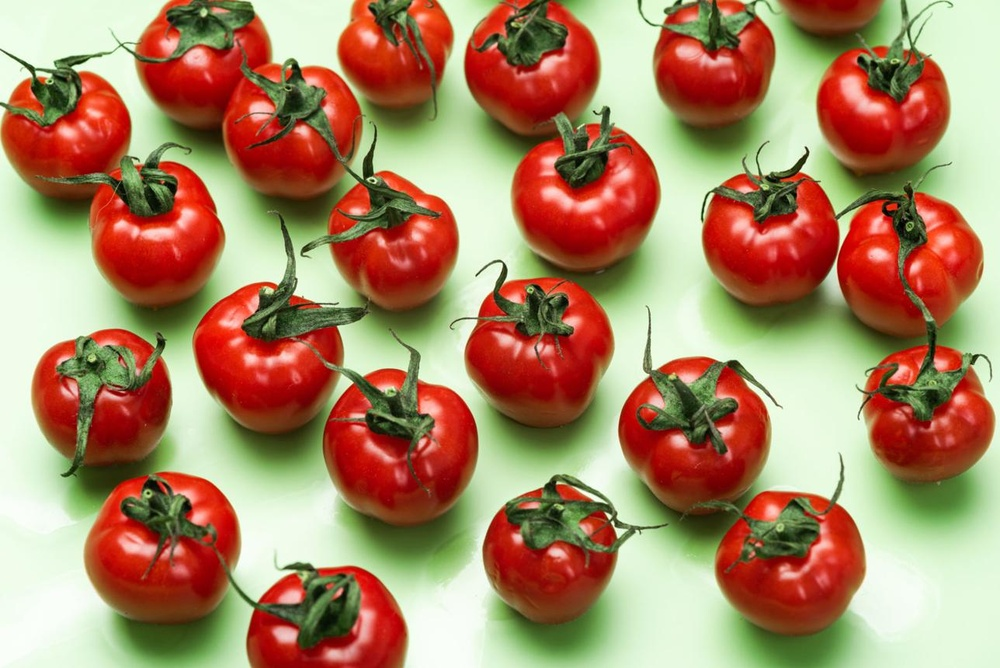
#> input picture assign_25/img_2.jpeg, 1000 x 668 px, shrunk from 1288 x 860 before the run
$ python detection.py   (older library calls are emulated)
#> lines starting #> are read from the running program, lines starting #| are printed output that depends on the picture; after the words box and inside, x2 and y2 are one past the last pixel; in counts of white or black regions, pixels touching at a corner belong together
import cv2
import numpy as np
import matplotlib.pyplot as plt
image = cv2.imread("img_2.jpeg")
#> image is the input picture: shape (668, 1000, 3); mean B, G, R 99.9, 133.1, 170.4
if image is None:
    raise FileNotFoundError(
        "Image img_1.jpeg not found in the working directory"
    )
gray = cv2.cvtColor(image, cv2.COLOR_BGR2GRAY)
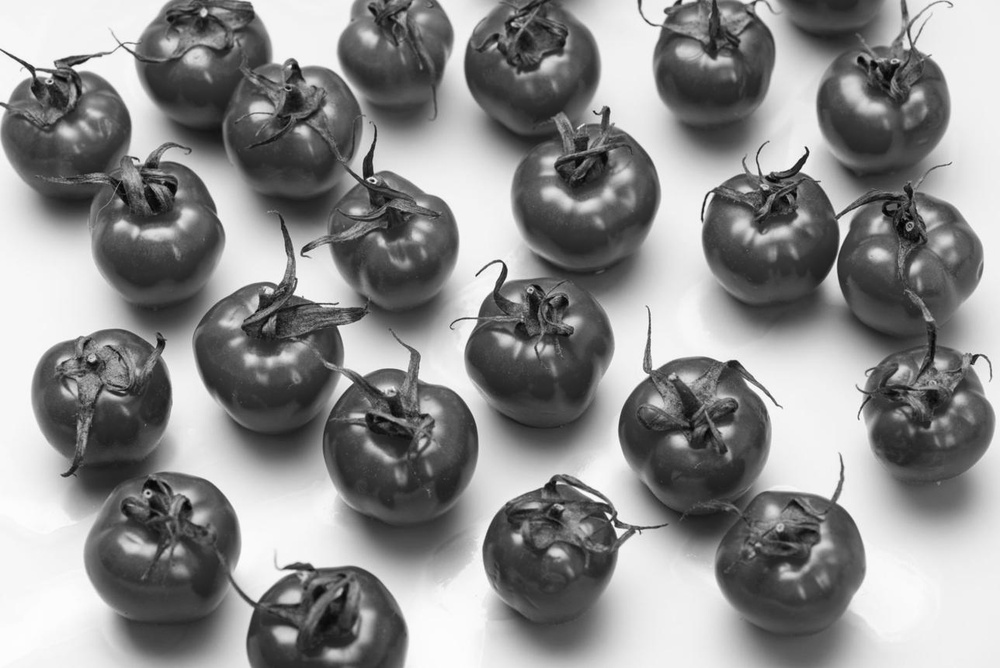
#> gray: shape (668, 1000); min 2, max 253, mean 140.5
point_kernel = np.array([
    [-1, -1, -1],
    [-1,  8, -1],
    [-1, -1, -1]
], dtype=np.float32)
point_response = cv2.filter2D(
    gray, cv2.CV_32F, point_kernel
)
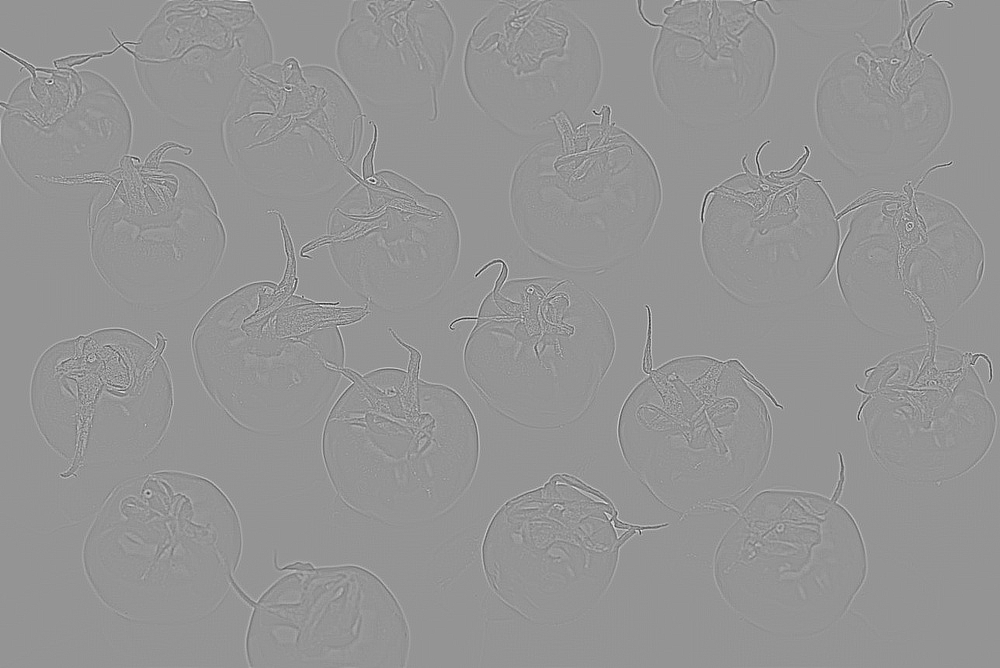
#> point_response: shape (668, 1000) float32; min -823, max 590, mean 0; drawn with min black and max white
point_response = np.abs(point_response)
_, point_mask = cv2.threshold(
    point_response, 80, 255, cv2.THRESH_BINARY
)
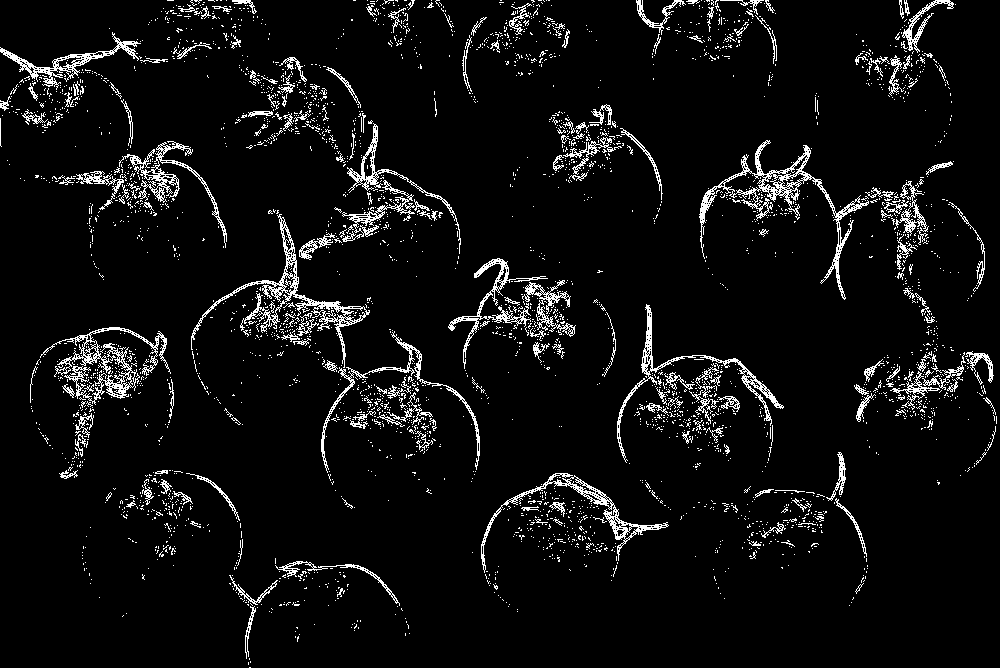
#> point_mask: shape (668, 1000) float32; 6% white in thin lines or dots
point_mask = point_mask.astype(np.uint8)
#> point_mask: shape (668, 1000); 6% white in thin lines or dots
point_result = image.copy()
point_result[point_mask > 0] = [0, 0, 255]  # BGR red
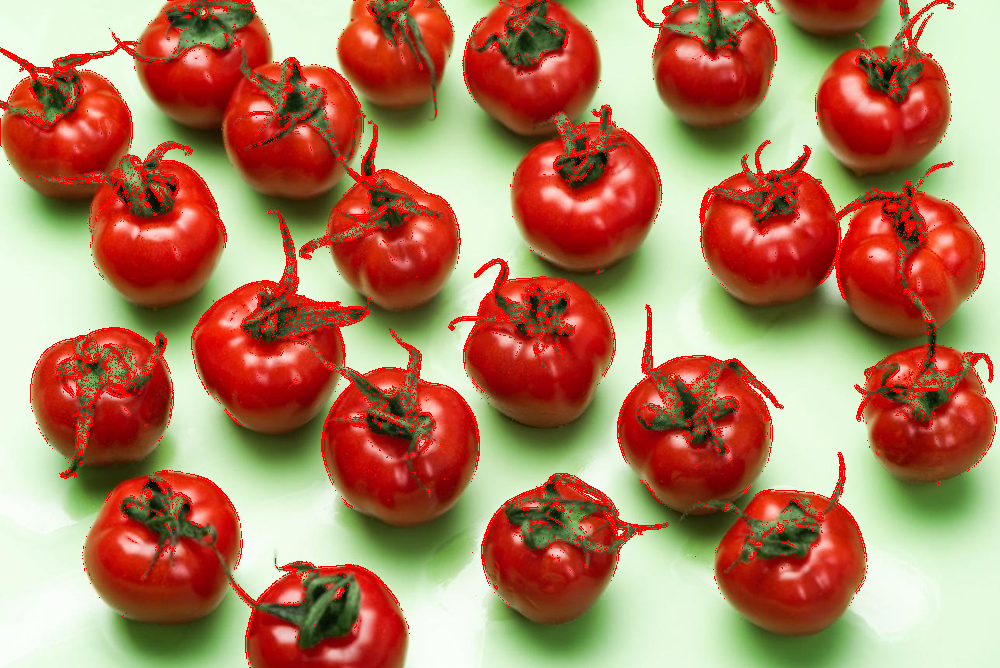
#> point_result: shape (668, 1000, 3); 5.97% of pixels changed, all inside (x1, y1, x2, y2) = (0, 0, 997, 668)
horizontal_kernel = np.array([
    [-1, -1, -1],
    [ 2,  2,  2],
    [-1, -1, -1]
], dtype=np.float32)
vertical_kernel = np.array([
    [-1,  2, -1],
    [-1,  2, -1],
    [-1,  2, -1]
], dtype=np.float32)
diagonal_45_kernel = np.array([
    [-1, -1,  2],
    [-1,  2, -1],
    [ 2, -1, -1]
], dtype=np.float32)
diagonal_135_kernel = np.array([
    [ 2, -1, -1],
    [-1,  2, -1],
    [-1, -1,  2]
], dtype=np.float32)
kernels = [
    ("Horizontal Line Detection", horizontal_kernel),
    ("Vertical Line Detection", vertical_kernel),
    ("Diagonal 45 Line Detection", diagonal_45_kernel),
    ("Diagonal 135 Line Detection", diagonal_135_kernel)
]
line_results = []
for name, kernel in kernels:
    response = cv2.filter2D(
        gray, cv2.CV_32F, kernel
    )
    response = np.abs(response)
    response = cv2.normalize(
        response, None, 0, 255, cv2.NORM_MINMAX
    ).astype(np.uint8)
    _, detected = cv2.threshold(
        response, 100, 255, cv2.THRESH_BINARY
    )
    line_results.append((name, detected))
#> this loop made 4 passes
#> pass 1, `_, detected = cv2.threshold( response, 100, 255, cv2.THRESH_BINARY )`:
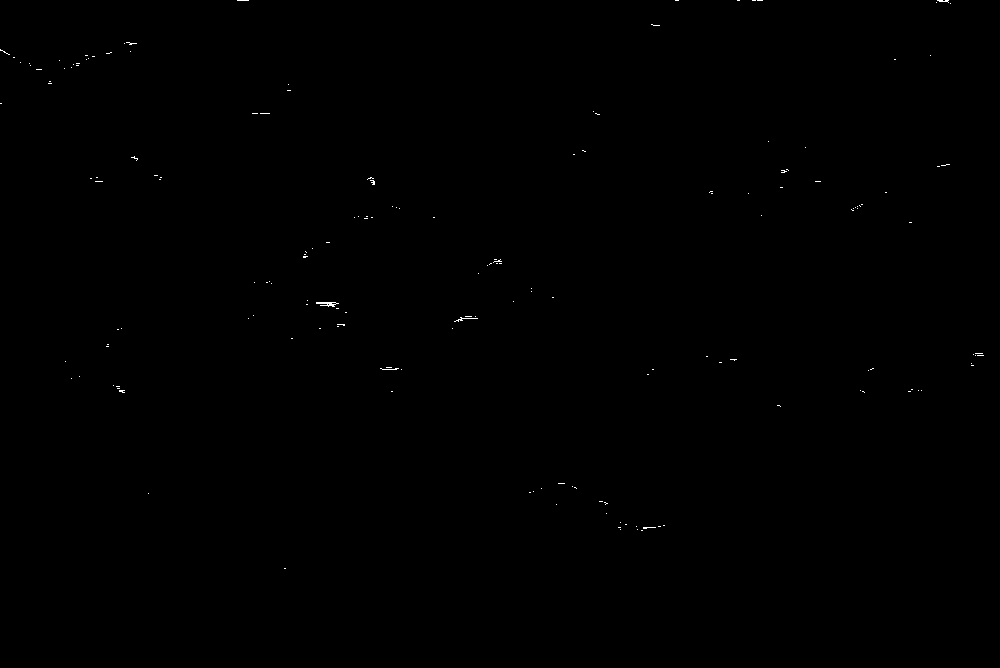
#> detected: shape (668, 1000); 0.1% white in thin lines or dots, all inside (x1, y1, x2, y2) = (0, 0, 984, 569)
#> after the loop, line_results = 4 items
plt.figure(figsize=(10, 8))
plt.subplot(3, 3, 1)
plt.imshow(cv2.cvtColor(image, cv2.COLOR_BGR2RGB))
plt.title("Original Image")
plt.axis("off")
plt.subplot(3, 3, 2)
plt.imshow(point_mask, cmap="gray")
plt.title("Point Detection")
plt.axis("off")
plt.subplot(3, 3, 3)
plt.imshow(cv2.cvtColor(point_result, cv2.COLOR_BGR2RGB))
plt.title("Detected Points in Red")
plt.axis("off")
for i, (name, result) in enumerate(line_results):
    plt.subplot(3, 3, i + 4)
    plt.imshow(result, cmap="gray")
    plt.title(name)
    plt.axis("off")
#> this loop made 4 passes
#> name on passes 1 to 4: 'Horizontal Line Detection', 'Vertical Line Detection', 'Diagonal 45 Line Detection', 'Diagonal 135 Line Detection'
plt.tight_layout()
plt.show()
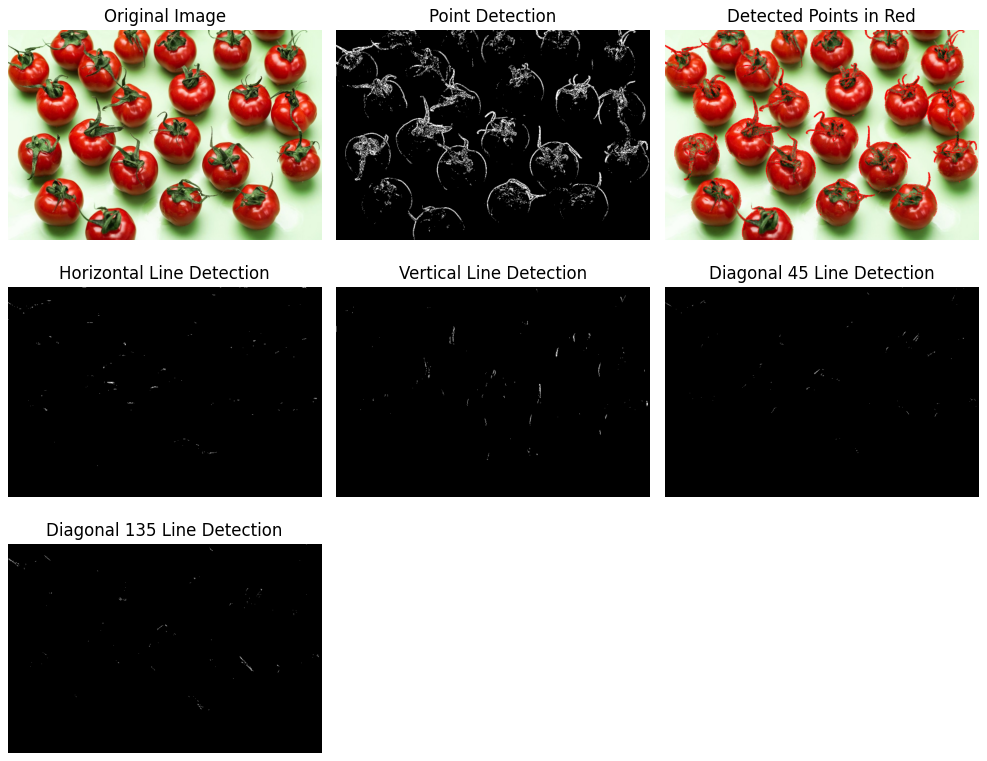
#> figure drawn by matplotlib, 7 panels
